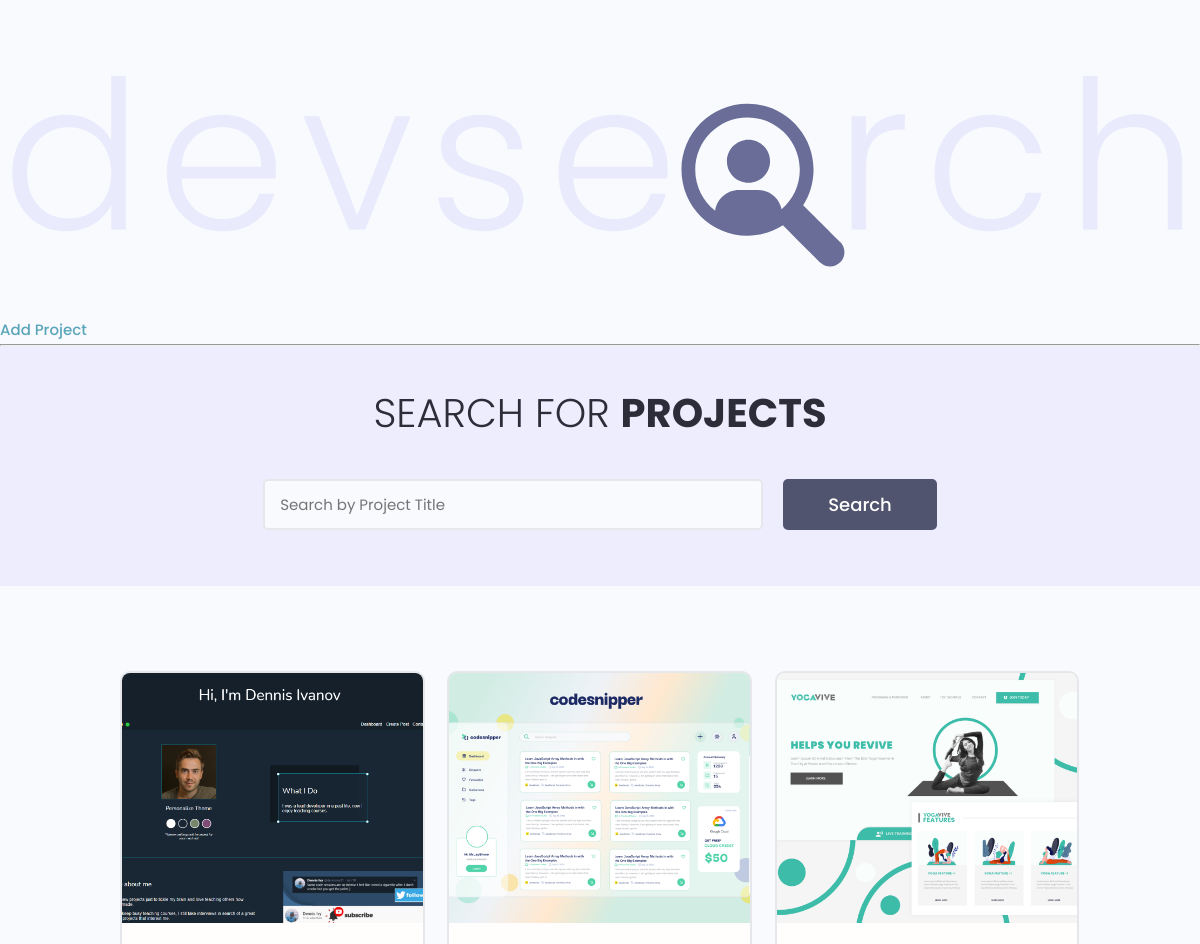
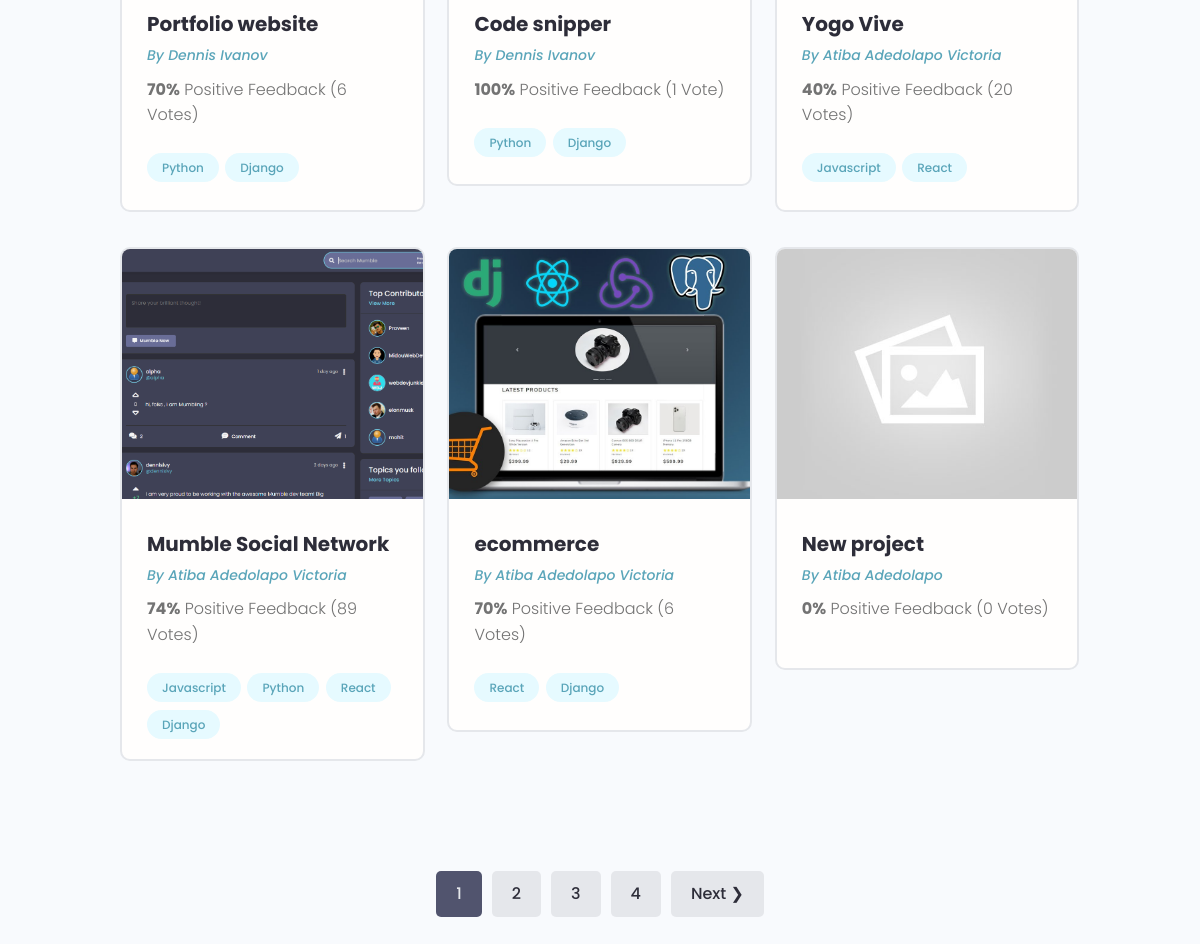
The page / on the database its author committed (2 pictures, top to bottom).
### projects/models.py (models this page shows, shortened)
class Project(models.Model):
    owner = models.ForeignKey(Profile, null=True, blank=True, on_delete=models.SET_NULL)
    title = models.CharField(max_length=200)
    description = models.TextField(null=True, blank=True)
    featured_image = models.ImageField(
        null=True, blank=True, default="default.jpg")
    demo_link = models.CharField(max_length=2000, null=True, blank=True)
    source_link = models.CharField(max_length=2000, null=True, blank=True)
    tags = models.ManyToManyField('Tag', blank=True)
    vote_total = models.IntegerField(default=0, null=True, blank=True)
    vote_ratio = models.IntegerField(default=0, null=True, blank=True)
    created = models.DateTimeField(auto_now_add=True)
    id = models.UUIDField(default=uuid.uuid4, unique=True,
                          primary_key=True, editable=False)
    class Meta:
        ordering = ['created']

class Tag(models.Model):
    name = models.CharField(max_length=200)
    created = models.DateTimeField(auto_now_add=True)
    id = models.UUIDField(default=uuid.uuid4, unique=True,
                          primary_key=True, editable=False)
    def __str__(self):
        return self.name

### users/models.py (models this page shows, shortened)
class Profile(models.Model):
    user = models.OneToOneField(User, on_delete=models.CASCADE, null=True, blank=True)
    name = models.CharField(max_length=200, blank=True, null=True)
    email = models.EmailField(max_length=500, blank=True, null=True)
    username = models.CharField(max_length=200, blank=True, null=True)
    location = models.CharField(max_length=200, blank=True, null=True)
    short_intro = models.CharField(max_length=200, blank=True, null=True)
    bio = models.TextField(blank=True, null=True)
    profile_image = models.ImageField(
        null=True, blank=True, upload_to='profiles/', default="profiles/user-default.png")
    social_github = models.CharField(max_length=200, blank=True, null=True)
    social_twitter = models.CharField(max_length=200, blank=True, null=True)
    social_linkedin = models.CharField(max_length=200, blank=True, null=True)
    social_youtube = models.CharField(max_length=200, blank=True, null=True)
    social_website = models.CharField(max_length=200, blank=True, null=True)
    created = models.DateTimeField(auto_now_add=True)
    id = models.UUIDField(default=uuid.uuid4, unique=True,
                          primary_key=True, editable=False)

### projects/views.py (the view)
# urls.py: path('', include('projects.urls')),
def projects(request):
    projects, search_query = searchProjects(request)
    custom_range, projects = paginateProjects(request, projects, 6)
    context = {'projects': projects,
               'search_query': search_query,
               'custom_range': custom_range}
    return render(request, 'projects/projects.html', context)

### projects/utils.py (called while the page is built)
def paginateProjects(request, projects, results):
    page = request.GET.get('page')
    paginator = Paginator(projects, results)
    try:
        projects = paginator.page(page)
    except PageNotAnInteger:
        page = 1
        projects = paginator.page(page)
    except EmptyPage:
        page = paginator.num_pages
        projects = paginator.page(page)
    leftIndex = (int(page) - 4)
    if leftIndex < 1:
        leftIndex = 1
    rightIndex = (int(page) + 5)
    if rightIndex > paginator.num_pages:
        rightIndex = paginator.num_pages + 1
    custom_range = range(leftIndex, rightIndex)
    return custom_range, projects

def searchProjects(request):
    search_query = ''
    if request.GET.get('search_query'):
        search_query = request.GET.get('search_query')
    tags = Tag.objects.filter(name__icontains=search_query)
    projects = Project.objects.distinct().filter(
        Q(title__icontains=search_query) |
        Q(description__icontains=search_query) |
        Q(owner__name__icontains=search_query) |
        Q(tags__in=tags)
    )
    return projects, search_query

### projects/templates/projects/projects.html (shortened to what this page needs)
{% extends 'main.html' %}
{% block content %}
  <main class="projects">
    <section class="hero-section text-center">
      <div class="container container--narrow">
        <div class="hero-section__box">
          <h2>Search for <span>Projects</span></h2>
        </div>
        <div class="hero-section__search">
          <form id='searchForm' class="form" action="{% url 'projects' %}" method="get">
            <div class="form__field">
              <input class="input input--text" id="formInput#search" type="text" name="search_query"
                placeholder="Search by Project Title" value="{{ search_query }}" />
            </div>
            <input class="btn btn--sub btn--lg" type="submit" value="Search" />
          </form>
        </div>
      </div>
    </section>
    <section class="projectsList">
      <div class="container">
        <div class="grid grid--three">
            {% for project in projects %}
          <div class="column">
            <div class="card project">
              <a href="{% url 'project' project.id %}" class="project">
                <img class="project__thumbnail" src="{{ project.featured_image.url }}" alt="project thumbnail" />
                <div class="card__body">
                  <h3 class="project__title">{{project.title}}</h3>
                  <p><a class="project__author" href="{% url 'user-profile' project.owner.id %}">By
                            {{ project.owner.name }}</a></p>
                  <p class="project--rating">
                    <span style="font-weight: bold;">{{project.vote_ratio}}%</span> Positive
                    Feedback ({{project.vote_total}} Vote{{ project.vote_total|pluralize:"s" }})
                  </p>
                  <div class="project__tags">
                      {% for tag in project.tags.all %}
                    <span class="tag tag--pill tag--main">
                        <small>{{tag}}</small>
                    </span>
                       {% endfor %}
                  </div>
                </div>
              </a>
            </div>
          </div>
            {% endfor %}
        </div>
      </div>
    </section>
{% include 'pagination.html' with queryset=projects custom_range=custom_range %}
  </main>
{% endblock content %}

### templates/main.html (shortened to what this page needs)
<!DOCTYPE html>
{% load static %}
<html lang="en">
<head>
    <link rel="stylesheet" href="{% static 'cdnjs/material-design-iconic-font.min.css' %}" />
    <link rel="stylesheet" href="{% static 'uikit/styles/uikit.css' %}" />
    <link rel="stylesheet" href="{% static 'styles/app.css' %}" />
</head>
<body>
    {% include 'navbar.html' %}
    {% block content %}
    {% endblock content %}
</body>
</html>

### templates/navbar.html
{% load static %}
<img src="{% static 'images/logo.svg' %}">
<a href="{% url 'create_project' %}">Add Project</a>
<hr>

### templates/pagination.html (shortened to what this page needs)
{% if queryset.has_other_pages %}
<div class="pagination">
    <ul class="container">
        {% for page in custom_range %}
        {% if page == queryset.number%}
        <li><a href="?page={{page}}" class="btn page-link btn--sub" data-page="{{page}}">{{page}}</a></li>
        {% else %}
        <li><a href="?page={{page}}" class="btn page-link" data-page="{{page}}">{{page}}</a></li>
        {% endif %}
        {% endfor %}
        {% if queryset.has_next %}
        <li><a href="?page={{queryset.next_page_number}}" class="btn page-link"
                data-page="{{queryset.next_page_number}}">Next &#10095;</a></li>
        {% endif %}
    </ul>
</div>
{% endif %}

### styles/app.css (style rules this page uses)
:root { --color-sub: #2d2d39; }
.btn--sub { background-color: var(--color-sub-light); }
.card { border: 2px solid var(--color-light); }
img { width: 100%; }
.hero-section { height: 40vh; display: flex; align-items: center; background-color: var(--color-sub); }
.hero-section__box { margin-bottom: 4rem; }
.hero-section__box > h2, .hero-section__box > h2 > span { font-size: 4rem; color: var(--color-light); line-height: 1.3; text-transform: uppercase; }
.hero-section__box > h2 { font-weight: 300; }
.hero-section__box > h2 > span { font-weight: 700; }
.hero-section__search > .form { display: flex; align-items: center; justify-content: center; gap: 2rem; }
.hero-section__search > .form input.input--text { width: 50rem; }
.pagination { margin-top: 8rem; margin-bottom: 10rem; }
.pagination > ul { flex-wrap: wrap; list-style: none; display: flex; align-items: center; justify-content: center; gap: 1rem; }
.pagination .btn { color: var(--color-sub); }
.pagination .btn.btn--sub { color: var(--color-light); }
.project__author { font-size: 1.4rem; font-style: italic; }
.project--rating { margin-bottom: 1.6em; margin-top: .5em; }
.projects > .hero-section { background: var(--color-sub-lighter); height: 30vh; }
.projects .hero-section__box { margin-bottom: 2.5rem; }
.projects .hero-section__box > h2 { color: var(--color-sub); }
.projects .hero-section__box > h2 > span { font-weight: 700; color: var(--color-sub); }
.projectsList { margin-top: 8rem; }
.project__thumbnail { height: 25rem; object-fit: cover; object-position: top center; }
.project__title { font-size: 2rem; font-weight: 700; color: var(--color-sub); }

### uikit/styles/modules/_variables.css (style rules this page uses)
:root { --color-main: #5aa5b9; --color-main-light: #e6faff; --color-sub: #3f4156; --color-sub-light: #51546e; --color-sub-lighter: #ededfd; --color-text: #737373; --color-gray: #8b8b8b; --color-light: #e5e7eb; --color-light-gray: #767676; --color-bg: #f8fafd; --color-white: #fffefd; --color-white-light: #f3f3f3; --color-success: #359e64; --color-success-bg: #def8e8; --color-error: #fc4b0b; --color-error-bg: #fff2ee; --font-base: 'Poppins', arial, helvetica, 'Segoe UI', roboto, ubuntu, sans-serif; --font-monospace: 'Fira Code', 'Courier New', courier, monospace; --font-regular: 300; --font-medium: 500; --font-bold: 700; --generic-shadow: 1px 1px 5px #00000010; --generic-transition: all 0.3s ease-in-out; }

### uikit/styles/modules/_base.css (style rules this page uses)
* { margin: 0; padding: 0; box-sizing: border-box; text-rendering: optimizeLegibility; color: inherit; font-size: inherit; }
html { font-size: 50%; }
@media only screen and (min-width: 480px) { html { font-size: 56.25%; } }
@media only screen and (min-width: 1200px) { html { font-size: 62.5%; } }
body { line-height: 1.6; font-weight: 400; font-size: 1.5rem; color: var(--color-text); background-color: var(--color-bg); min-height: 100vh; }

### uikit/styles/modules/_typography.css (style rules this page uses)
* { font-family: var(--font-base); }
h2 { font-size: 3.6rem; font-weight: var(--font-bold); }
h3 { font-size: 3.2rem; font-weight: var(--font-medium); }
p, span, strong { font-size: 1.6rem; color: var(--color-text); font-weight: var(--font-regular); }
a { padding-bottom: 2px; text-decoration: none; display: inline-block; color: var(--color-main); font-weight: var(--font-medium); }

### uikit/styles/modules/_utilities.css (style rules this page uses)
.container { width: 92%; max-width: 165rem; margin: 0 auto; box-sizing: border-box; }
.container--narrow { width: 92%; max-width: 120rem; }
@media screen and (min-width: 1000px) { .container { width: 90%; } }
@media screen and (min-width: 1000px) { .container--narrow { width: 85%; } }
@media screen and (min-width: 1200px) { .container { width: 80%; } }
@media screen and (min-width: 1200px) { .container--narrow { width: 72%; } }
.text-center { text-align: center; }

### uikit/styles/modules/_button.css (style rules this page uses)
.btn { display: inline-block; position: relative; cursor: pointer; background-color: var(--color-light); font-weight: var(--font-medium); color: var(--color-sub); text-decoration: none; padding: 1rem 2rem; border-radius: 0.5rem; border: none; width: -webkit-fit-content; width: -moz-fit-content; width: fit-content; height: -webkit-fit-content; height: -moz-fit-content; height: fit-content; font-size: 1.6rem; outline-width: 0; outline-color: transparent; -webkit-backface-visibility: hidden; backface-visibility: hidden; transition: all 0.3s ease-in-out; }
.btn--sub { background-color: var(--color-sub); color: var(--color-white); }
.btn--lg { font-size: 1.8rem; padding: 1.2rem 4.5rem; }

### rows shown on the page
Project: featured_image (picture), title "Portfolio website", owner.name "Dennis Ivanov", vote_ratio "70", vote_total "6"
Tag: name "Python"
Tag: name "Django"
Project: featured_image (picture), title "Code snipper", owner.name "Dennis Ivanov", vote_ratio "100", vote_total "1"
Project: featured_image (picture), title "Yogo Vive", owner.name "Atiba Adedolapo Victoria", vote_ratio "40", vote_total "20"
Tag: name "Javascript"
Tag: name "React"
Project: featured_image (picture), title "Mumble Social Network", owner.name "Atiba Adedolapo Victoria", vote_ratio "74", vote_total "89"
Project: featured_image (picture), title "ecommerce", owner.name "Atiba Adedolapo Victoria", vote_ratio "70", vote_total "6"
Project: featured_image (placeholder picture), title "New project", owner.name "Atiba Adedolapo", vote_ratio "0", vote_total "0"

### other values the page prints
{{ page }} "1"
{{ page }} "2" "3" "4"
